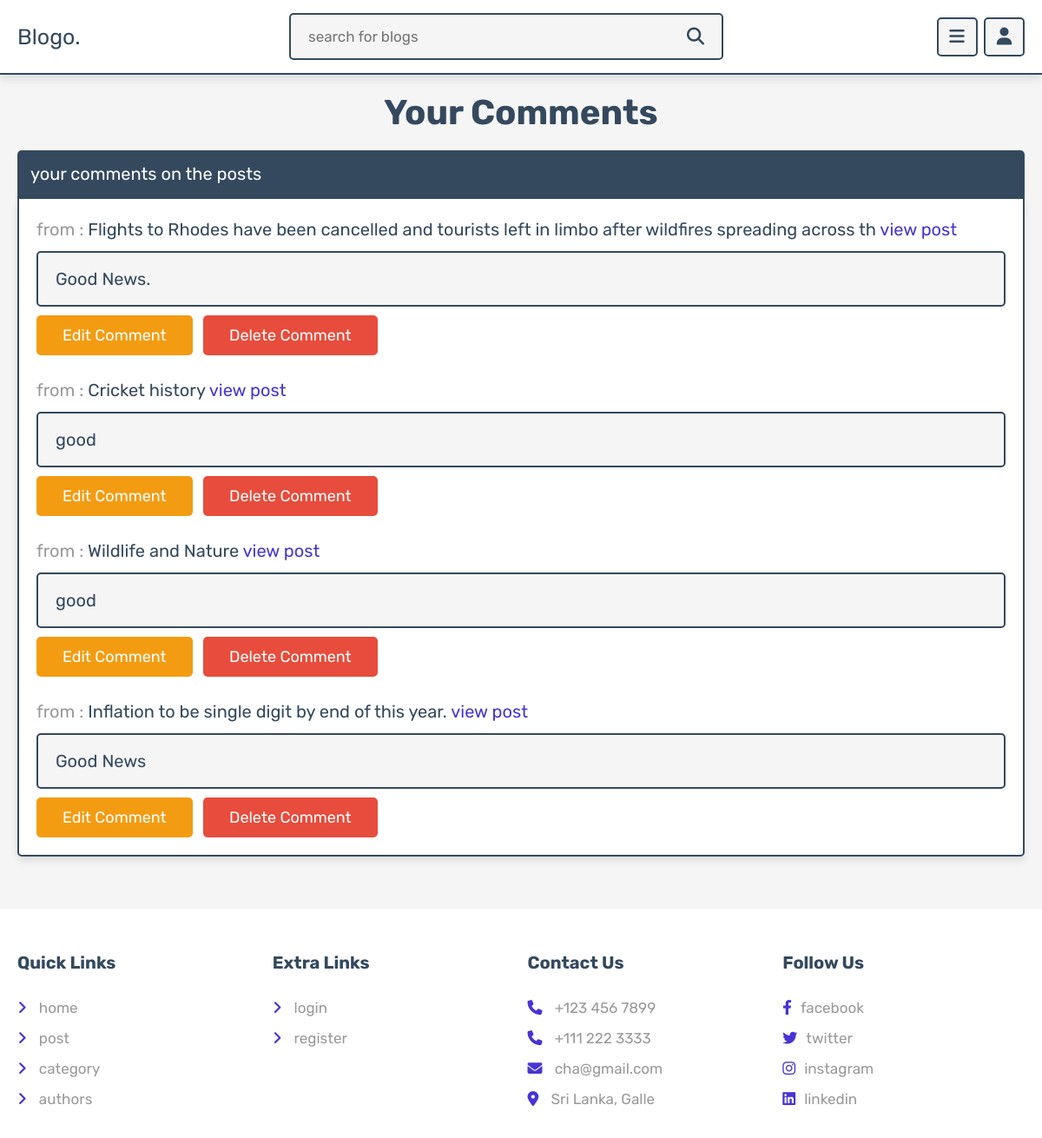
Screenshot of /user_comments.php (signed in) with the database file from the repository.
### tables this page shows
CREATE TABLE IF NOT EXISTS `posts` (
  `id` int NOT NULL AUTO_INCREMENT,
  `admin_id` int NOT NULL,
  `name` varchar(100) NOT NULL,
  `title` varchar(100) NOT NULL,
  `content` varchar(5000) NOT NULL,
  `category` varchar(50) NOT NULL,
  `image` varchar(100) NOT NULL,
  `date` date NOT NULL,
  `status` varchar(10) NOT NULL,
  PRIMARY KEY (`id`)
);

CREATE TABLE IF NOT EXISTS `comments` (
  `id` int NOT NULL AUTO_INCREMENT,
  `post_id` int NOT NULL,
  `admin_id` int NOT NULL,
  `user_id` int NOT NULL,
  `user_name` varchar(50) NOT NULL,
  `comment` varchar(1000) NOT NULL,
  `date` date NOT NULL,
  PRIMARY KEY (`id`)
);

### user_comments.php (the view, shortened to what this page needs)
<?php
include 'components/connect.php';
if(isset($_SESSION['user_id'])){
   $user_id = $_SESSION['user_id'];
}else{
   $user_id = '';
   header('location:home.php');
};
?>
<!DOCTYPE html>
<html lang="en">
<head>
   <link rel="stylesheet" href="https://cdnjs.cloudflare.com/ajax/libs/font-awesome/6.1.1/css/all.min.css">
   <link rel="stylesheet" href="css/style.css">
</head>
<body>
<?php include 'components/user_header.php'; ?>
<section class="comments-container">
   <h1 class="heading">your comments</h1>
   <p class="comment-title">your comments on the posts</p>
   <div class="user-comments-container">
      <?php
         $select_comments = $conn->prepare("SELECT * FROM `comments` WHERE user_id = ?");
         $select_comments->execute([$user_id]);
         if($select_comments->rowCount() > 0){
            while($fetch_comments = $select_comments->fetch(PDO::FETCH_ASSOC)){
      ?>
      <div class="show-comments">
         <?php
            $select_posts = $conn->prepare("SELECT * FROM `posts` WHERE id = ?");
            $select_posts->execute([$fetch_comments['post_id']]);
            while($fetch_posts = $select_posts->fetch(PDO::FETCH_ASSOC)){
         ?>
         <div class="post-title"> from : <span><?= $fetch_posts['title']; ?></span> <a href="view_post.php?post_id=<?= $fetch_posts['id']; ?>" >view post</a></div>
         <?php
            }
         ?>
         <div class="comment-box"><?= $fetch_comments['comment']; ?></div>
         <form action="" method="POST">
            <button type="submit" class="inline-option-btn" name="open_edit_box">edit comment</button>
            <button type="submit" class="inline-delete-btn" name="delete_comment" onclick="return confirm('delete this comment?');">delete comment</button>
         </form>
      </div>
      <?php
            }
         }else{
            echo '<p class="empty">no comments added yet!</p>';
         }
      ?>
   </div>
</section>
<?php include 'components/footer.php'; ?>
</body>
</html>

### css/style.css (style rules this page uses)
:root { --main-color:#4834d4; --red:#e74c3c; --orange:#f39c12; --black:#34495e; --white:#fff; --light-bg:#f5f5f5; --light-color:#999; --border:.2rem solid var(--black); --box-shadow:0 .5rem 1rem rgba(0,0,0,.1); }
* { font-family: 'Rubik', sans-serif; margin:0; padding:0; box-sizing: border-box; outline: none; border:none; text-decoration: none; }
html { font-size: 62.5%; overflow-x: hidden; scroll-behavior: smooth; scroll-padding-top: 7rem; }
body { background-color: var(--light-bg); padding-bottom: 7rem; }
section { padding:2rem; margin: 0 auto; max-width: 1200px; }
.btn, .delete-btn, .option-btn, .inline-btn, .inline-option-btn, .inline-delete-btn { margin-top: 1rem; border-radius: .5rem; cursor: pointer; font-size: 1.8rem; color:var(--white); padding:1.2rem 3rem; text-transform: capitalize; text-align: center; }
.inline-btn, .inline-option-btn, .inline-delete-btn { display: inline-block; margin-right: 1rem; }
.inline-delete-btn, .delete-btn { background-color: var(--red); }
.inline-option-btn, .option-btn { background-color: var(--orange); }
.heading { margin-bottom: 2rem; text-align: center; font-size: 4rem; color:var(--black); text-transform: capitalize; }
.comments-container .comment-title { background-color: var(--black); color:var(--white); padding:1.5rem; font-size: 2rem; border-radius: .5rem; border-bottom-left-radius: 0; border-bottom-right-radius: 0; }
.comments-container .user-comments-container { display: grid; gap:2.5rem; border:var(--border); box-shadow: var(--box-shadow); border-radius: .5rem; padding:2rem; background-color: var(--white); border-top-left-radius: 0; border-top-right-radius: 0; }
.comments-container .user-comments-container .show-comments .post-title { margin-bottom: 1rem; font-size: 2rem; color:var(--light-color); }
.comments-container .user-comments-container .show-comments .post-title span { color:var(--black); line-height: 1.5; }
.comments-container .user-comments-container .show-comments .post-title a { color:var(--main-color); }
.comments-container .user-comments-container .show-comments .comment-box { border-radius: .5rem; background-color: var(--light-bg); padding:1.5rem 2rem; font-size: 2rem; color:var(--black); width: 100%; white-space: pre-line; line-height: 1.5; border: var(--border); }

### rows the page displays
comments: comment "Good News."
posts: title "Flights to Rhodes have been cancelled and tourists left in limbo after wildfires spreading across th"
comments: comment "good"
posts: title "Cricket history"
comments: comment "good"
posts: title "Wildlife and Nature"
comments: comment "Good News"
posts: title "Inflation to be single digit by end of this year."
